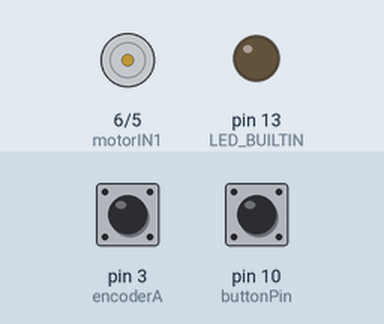
Recording of a program running on a simulated Arduino Uno, built with avr-gcc and run on an emulated ATmega328P. Shown: motor-driver pin pairs drawn as motors (green arrow = first pin HIGH = forward, orange = second pin HIGH = backward, longer = more drive, scaled by the enable pin), output pins drawn as LEDs (lit = HIGH). The test bench sets the inputs (shaded band); at power-on: pin 10 (buttonPin) HIGH, pin 3 (encoderA) HIGH. What the program prints to the serial monitor is not drawn.

Above: at 1.2 s.
1.3 s: pin 10 (buttonPin) pulled LOW for 0.15 s
At 2.1 s:
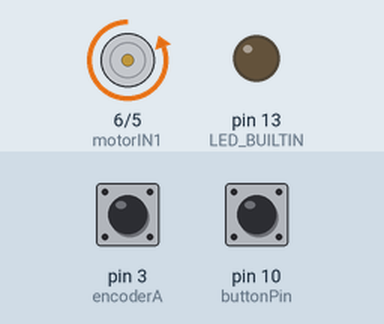
At 2.54 s:
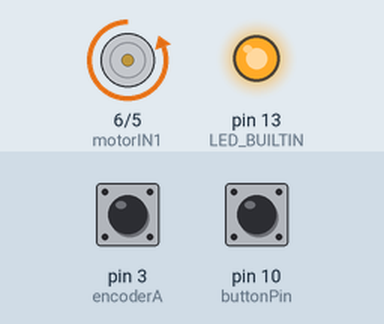
Timing chart, 0 to 33.0 s (numbered marks = the images above; inputs shaded):
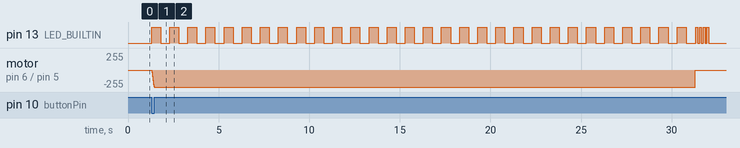

Measured:
- after the input at 1.3 s, pin 13 (LED_BUILTIN): goes 30 × (HIGH 0.50 s, LOW 0.50 s), 3 × (HIGH 0.10 s, LOW 0.10 s), HIGH 0.10 s, then LOW, starting at once

The program:

main.cpp
```cpp
#include <Arduino.h>

// ?Pin Definitions
const uint8_t motorPWM = 9;
const uint8_t motorIN1 = 6;
const uint8_t motorIN2 = 5;
const int encoderA = 3;
const int encoderB = 2;
const uint8_t buttonPin = 10;       // Testing setup: run starts when this pin reads HIGH

// ?Parameters
float targetDistance = 5;
float bottleLineDistance = 2 + targetDistance + 1;  // Bottle distance from the start (target distance plus bottle distance) (m)
float targetTime = 20;
float holdDelay = 0.0;

// ?Parameters: Vehicle
const float ticksPerMeter = 9000;   // Calibrated encoder ticks per meter
const float vehicleLength = 0.8;    // Catcher circle center to measuring point center (m)
const int encoderSign = -1;

// ?Parameters: Tuning (each leg is separate, so adjust one without touching the other)
// Trim: + stops farther from the start, - stops closer to the start (m)
const float bottleTrim = -0.245;            // Bottle leg stop point shift
const int bottleBrakePower = 255;           // Reverse power for the hard brake at the bottle line (0 - 255)
const unsigned long bottleBrakeMs = 400;    // Bottle line brake duration (ms)

const float targetTrim = 0.0;               // Target leg stop point shift
const int targetBrakePower = 255;           // Reverse power for the hard brake at the target (0 - 255)
const unsigned long targetBrakeMs = 500;    // Target brake duration (ms)

// ?Parameters: Motion
const int fullPower = 255;          // Cruise power
const int slewPerSample = 30;       // Max drive power increase per sample, higher = harsher start
const unsigned long sampleMs = 15;  // Speed measurement and control interval
const unsigned long movementTimeoutMs = 30000;

// ?Global Variables
volatile long encoderPosition = 0;
unsigned long runStart;
float peakSpeed = 0;

enum class LedStatus { Ready, Driving, TargetReached, MovementTimeout };
enum class DriveResult { TargetReached, MovementTimeout };
LedStatus ledStatus = LedStatus::Ready;
unsigned long ledStatusSince;
bool runComplete = false;

// ?Functions
void readEncoder() { encoderPosition += digitalRead(encoderB) ? 1 : -1; }

long getPos() { noInterrupts(); long pos = encoderPosition; interrupts(); return pos * encoderSign; }

void setLedStatus(LedStatus status) {
  ledStatus = status;
  ledStatusSince = millis();
}

void updateStatusLed() {
  unsigned long phase = millis() - ledStatusSince;
  bool ledOn = false;

  switch (ledStatus) {
    case LedStatus::Driving:
      ledOn = (phase / 500) % 2 == 0;
      break;
    case LedStatus::TargetReached:
      phase %= 1500;
      ledOn = phase < 150 || (phase >= 300 && phase < 450);
      break;
    case LedStatus::MovementTimeout:
      phase %= 2100;
      ledOn = phase < 100 || (phase >= 200 && phase < 300) ||
              (phase >= 400 && phase < 500) || (phase >= 600 && phase < 700);
      break;
    case LedStatus::Ready:
      break;
  }

  digitalWrite(LED_BUILTIN, ledOn ? HIGH : LOW);
}

void waitWithStatus(unsigned long duration) {
  unsigned long start = millis();
  while (millis() - start < duration) {
    updateStatusLed();
    delay(1);
  }
}

// dir: 1 forward, -1 reverse, 0 coast
void setMotor(int dir, int pwmValue) {
  analogWrite(motorPWM, dir == 0 ? 0 : constrain(pwmValue, 0, 255));
  digitalWrite(motorIN1, dir < 0);
  digitalWrite(motorIN2, dir > 0);
}

// Drive at full power to the goal, then hard brake with reverse power for a fixed time
DriveResult driveTo(float goalMeters, int dir, int brakePower, unsigned long brakeMs) {
  unsigned long driveStart = millis();
  long goalTicks = goalMeters * ticksPerMeter;

  long lastPos = getPos();
  unsigned long lastSample = millis();
  float speed = 0;
  float lastCmd = 0;
  setMotor(0, 0);

  while ((goalTicks - getPos()) * dir > 0) {
    if (millis() - driveStart >= movementTimeoutMs) {
      setMotor(0, 0);
      return DriveResult::MovementTimeout;
    }

    unsigned long now = millis();
    if (now - lastSample >= sampleMs) {
      long pos = getPos();
      float dt = (now - lastSample) / 1000.0;
      float rawSpeed = (pos - lastPos) * dir / ticksPerMeter / dt;
      speed = 0.6 * speed + 0.4 * rawSpeed;
      lastPos = pos;
      lastSample = now;
      if (speed > peakSpeed) peakSpeed = speed;

      float cmd = min(lastCmd + slewPerSample, (float)fullPower);  // Smooth drive ramp
      lastCmd = cmd;
      setMotor(dir, cmd);
    }
    updateStatusLed();
  }

  setMotor(-dir, brakePower);
  waitWithStatus(brakeMs);
  setMotor(0, 0);
  return DriveResult::TargetReached;
}

// ?Setup
void setup() {
  Serial.begin(9600);
  pinMode(buttonPin, INPUT_PULLUP);
  pinMode(LED_BUILTIN, OUTPUT);

  pinMode(motorPWM, OUTPUT);
  pinMode(motorIN1, OUTPUT);
  pinMode(motorIN2, OUTPUT);
  attachInterrupt(digitalPinToInterrupt(encoderA), readEncoder, RISING);
  Serial.println("Ready");
  updateStatusLed();

}

// ?Main Loop
void loop() {
  if (runComplete) {
    updateStatusLed();
    delay(10);
    return;
  }

  float bottleGoal = bottleLineDistance - vehicleLength + bottleTrim;  // Measuring point stop for the bottle leg
  float targetGoal = targetDistance + targetTrim;                      // Measuring point stop for the return leg

  while (digitalRead(buttonPin) != LOW) { updateStatusLed(); delay(1);}

  runStart = millis();
  noInterrupts();
  encoderPosition = 0;
  interrupts();
  peakSpeed = 0;
  setLedStatus(LedStatus::Driving);
  updateStatusLed();

  // ?Movement Sequence
  DriveResult result = driveTo(bottleGoal, 1, bottleBrakePower, bottleBrakeMs);
  if (result == DriveResult::TargetReached) {
    if (holdDelay > 0) {
      setMotor(0, 0);
      waitWithStatus(holdDelay * 1000);
    }
    result = driveTo(targetGoal, -1, targetBrakePower, targetBrakeMs);
  }

  float runTime = (millis() - runStart) / 1000.0;
  Serial.println("Run time (s): " + String(runTime));
  Serial.println("Target time (s): " + String(targetTime));
  Serial.println("Peak speed (m / s): " + String(peakSpeed));
  Serial.println("Suggested holdDelay (s): " + String(max(0.0f, holdDelay + targetTime - runTime)));

  setLedStatus(result == DriveResult::MovementTimeout ? LedStatus::MovementTimeout : LedStatus::TargetReached);

  runComplete = true;
}
```
